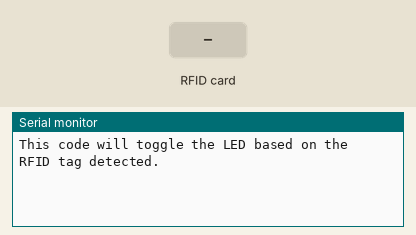
This sketch was run on a simulated Arduino Uno, built with avr-gcc and run on an emulated ATmega328P. On the bench: the last lines printed to the serial monitor. Inputs (shaded band) come from the test bench.

Above: at 1.2 s.
1.3 s: RFID card 00 00 00 00 held to the reader
At 2.4 s:
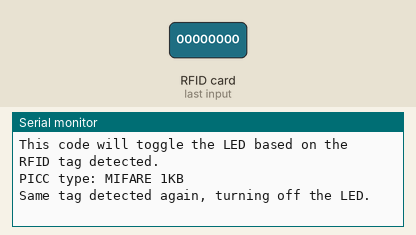
2.8 s: RFID card 5E 7A 19 C4 held to the reader
At 4.0 s:
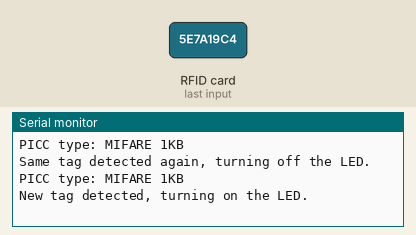

The sketch:

RFID_LED.ino
```cpp
#include <SPI.h>
#include <MFRC522.h>

#define SS_PIN 10
#define RST_PIN 9
#define LED_PIN 13  // Single LED for RFID detection

MFRC522 rfid(SS_PIN, RST_PIN); // Instance of the class

// To store the UID of the last detected card
byte lastUID[4] = { 0x00, 0x00, 0x00, 0x00 };  // Default value for no card detected
bool ledState = false;  // LED state (ON/OFF)

void setup() {
  Serial.begin(9600);
  SPI.begin();  // Init SPI bus
  rfid.PCD_Init();  // Init MFRC522

  pinMode(LED_PIN, OUTPUT);  // Initialize LED pin as output
  digitalWrite(LED_PIN, LOW);  // Make sure the LED is off initially

  Serial.println(F("This code will toggle the LED based on the RFID tag detected."));
}

void loop() {
  // Check if a new card is present
  if (rfid.PICC_IsNewCardPresent()) {
    // Read the card
    if (rfid.PICC_ReadCardSerial()) {
      Serial.print(F("PICC type: "));
      MFRC522::PICC_Type piccType = rfid.PICC_GetType(rfid.uid.sak);
      Serial.println(rfid.PICC_GetTypeName(piccType));

      // Check if the PICC is of MIFARE Classic type
      if (piccType != MFRC522::PICC_TYPE_MIFARE_MINI &&
          piccType != MFRC522::PICC_TYPE_MIFARE_1K &&
          piccType != MFRC522::PICC_TYPE_MIFARE_4K) {
        Serial.println(F("Your tag is not of type MIFARE Classic."));
        return;
      }

      // Compare UID and toggle the LED based on the detected RFID tag
      if (compareUID(rfid.uid.uidByte, lastUID)) {
        Serial.println(F("Same tag detected again, turning off the LED."));
        // Turn off the LED
        digitalWrite(LED_PIN, LOW);
        ledState = false;  // Set LED state to OFF
      }
      else {
        Serial.println(F("New tag detected, turning on the LED."));
        // Turn on the LED
        digitalWrite(LED_PIN, HIGH);
        ledState = true;  // Set LED state to ON
      }

      // Store the current UID as the last detected UID
      for (byte i = 0; i < 4; i++) {
        lastUID[i] = rfid.uid.uidByte[i];
      }

      // Halt PICC and stop encryption
      rfid.PICC_HaltA();
      rfid.PCD_StopCrypto1();
    }
  }
  else {
    // If no card is detected, keep the LED in its current state
    // No need to do anything
  }
}

// Function to compare the UID of the detected card with the last detected UID
bool compareUID(byte* detectedUID, byte* lastUID) {
  for (byte i = 0; i < 4; i++) {
    if (detectedUID[i] != lastUID[i]) {
      return false;  // UID doesn't match
    }
  }
  return true;  // UID matches
}
```

Measured:
- after the input at 1.3 s, the serial monitor: prints a new line at once (image 1)
- after the input at 2.8 s, the serial monitor: prints a new line at once (image 2)
